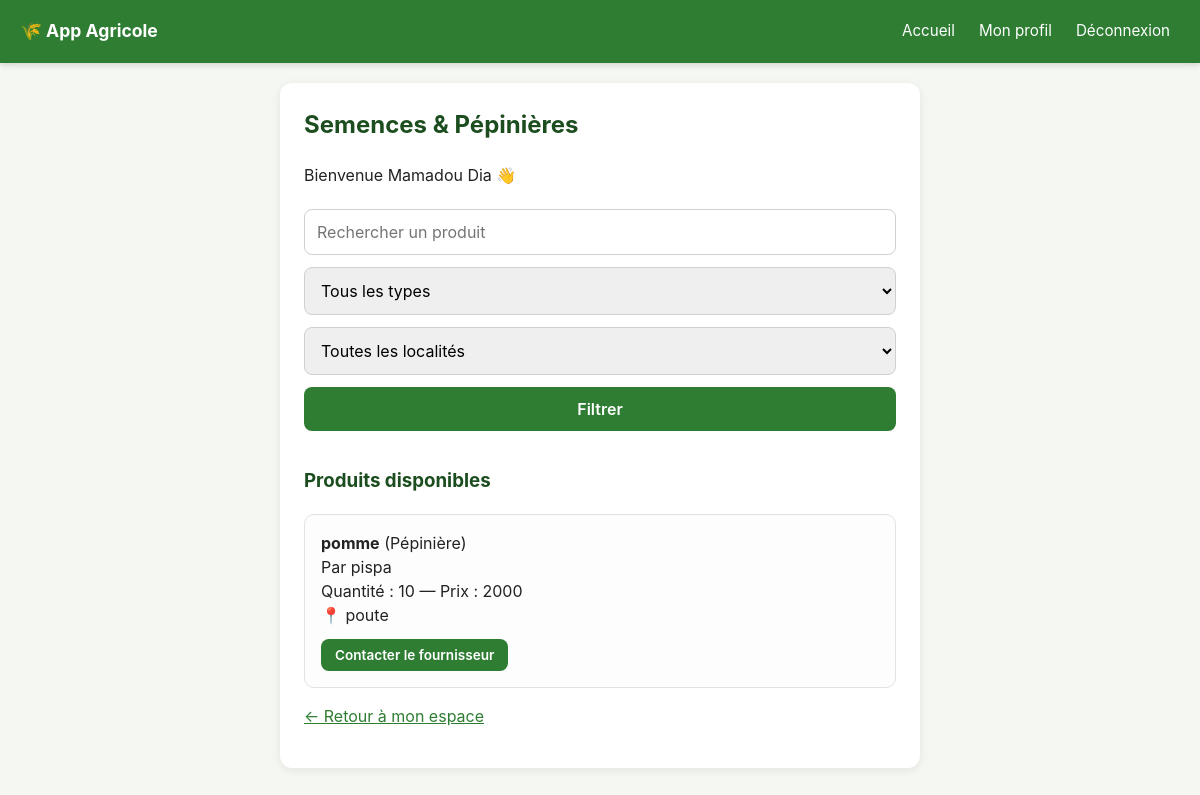
The page /semences-pepinieres (signed in) on the database its author committed.
### tables this page shows
CREATE TABLE produits_fournisseur (
            id INTEGER PRIMARY KEY AUTOINCREMENT,
            fournisseur_id INTEGER NOT NULL,
            nom TEXT NOT NULL,
            type_produit TEXT NOT NULL CHECK(type_produit IN ('semence', 'pepiniere')),
            variete TEXT,
            duree_croissance TEXT,
            quantite TEXT NOT NULL,
            prix TEXT NOT NULL,
            localite TEXT NOT NULL,
            description TEXT,
            photo TEXT,
            statut TEXT NOT NULL DEFAULT 'disponible' CHECK(statut IN ('disponible', 'epuise')),
            date_creation TEXT DEFAULT CURRENT_TIMESTAMP,
            FOREIGN KEY (fournisseur_id) REFERENCES "utilisateurs_ancien" (id)
        );

CREATE TABLE utilisateurs (
                id INTEGER PRIMARY KEY AUTOINCREMENT,
                nom TEXT NOT NULL,
                email TEXT NOT NULL UNIQUE,
                mot_de_passe TEXT NOT NULL,
                role TEXT NOT NULL CHECK(role IN ('client', 'agriculteur', 'fournisseur', 'financeur'))
            );

### app.py (the view)
@app.route("/semences-pepinieres")
def semences_pepinieres():
    if not utilisateur_connecte() or session["role"] != "agriculteur":
        return redirect(url_for("connexion"))
    recherche = request.args.get("recherche", "").strip()
    localite = request.args.get("localite", "").strip()
    type_produit = request.args.get("type_produit", "").strip()
    requete = """
        SELECT produits_fournisseur.*, utilisateurs.nom AS nom_fournisseur
        FROM produits_fournisseur
        JOIN utilisateurs ON produits_fournisseur.fournisseur_id = utilisateurs.id
        WHERE produits_fournisseur.statut = 'disponible'
    """
    parametres = []
    if recherche:
        requete += " AND produits_fournisseur.nom LIKE ?"
        parametres.append(f"%{recherche}%")
    if localite:
        requete += " AND produits_fournisseur.localite LIKE ?"
        parametres.append(f"%{localite}%")
    if type_produit in ("semence", "pepiniere"):
        requete += " AND produits_fournisseur.type_produit = ?"
        parametres.append(type_produit)
    requete += " ORDER BY produits_fournisseur.date_creation DESC"
    connexion_bd = get_connexion()
    produits = connexion_bd.execute(requete, parametres).fetchall()
    localites = connexion_bd.execute(
        "SELECT DISTINCT localite FROM produits_fournisseur WHERE statut = 'disponible' ORDER BY localite"
    ).fetchall()
    connexion_bd.close()
    return render_template(
        "semences_pepinieres.html", nom=session["nom"], produits=produits,
        localites=localites, recherche=recherche, localite_choisie=localite, type_choisi=type_produit
    )

### app.py (called while the page is built)
def utilisateur_connecte():
    return "utilisateur_id" in session

### database.py (called while the page is built)
def get_connexion():
    if UTILISE_POSTGRES:
        connexion_brute = psycopg2.connect(
            DATABASE_URL, cursor_factory=psycopg2.extras.RealDictCursor
        )
    else:
        connexion_brute = sqlite3.connect(DB_NAME)
        connexion_brute.row_factory = sqlite3.Row
    return ConnexionCompatible(connexion_brute)

    def execute(self, requete, parametres=()):
        curseur = self._connexion.cursor()
        if UTILISE_POSTGRES:
            requete = requete.replace("?", "%s")
        curseur.execute(requete, parametres)
        return curseur

    def close(self):
        self._connexion.close()

### templates/semences_pepinieres.html (shortened to what this page needs)
{% extends "base.html" %}
{% block contenu %}
    <h2>Semences & Pépinières</h2>
    <p>Bienvenue {{ nom }} 👋</p>
    <form method="GET">
        <input type="text" name="recherche" placeholder="Rechercher un produit" value="{{ recherche }}">
        <select name="type_produit">
            <option value="">Tous les types</option>
        </select>
        <select name="localite">
            <option value="">Toutes les localités</option>
        </select>
        <button type="submit">Filtrer</button>
    </form>
    <h3 style="margin-top: 30px;">Produits disponibles</h3>
    {% if produits %}
        {% for produit in produits %}
            <div class="carte-recolte">
                <div>
                    <strong>{{ produit.nom }}</strong>
                    ({{ 'Semence' if produit.type_produit == 'semence' else 'Pépinière' }})<br>
                    Par {{ produit.nom_fournisseur }}<br>
                    Quantité : {{ produit.quantite }} — Prix : {{ produit.prix }}<br>
                    📍 {{ produit.localite }}
                    <div style="margin-top: 8px;">
                        <a href="{{ url_for('contacter_fournisseur', produit_id=produit.id) }}"><button type="button">Contacter le fournisseur</button></a>
                    </div>
                </div>
            </div>
        {% endfor %}
    {% else %}
        <p>Aucun produit ne correspond à ta recherche.</p>
    {% endif %}
    <p><a href="{{ url_for('espace_agriculteur') }}">← Retour à mon espace</a></p>
{% endblock %}

### templates/base.html (style rules this page uses)
* { box-sizing: border-box; }
body { font-family: -apple-system, BlinkMacSystemFont, "Segoe UI", Arial, sans-serif; background-color: #f4f7f2; margin: 0; padding: 0; color: #222; line-height: 1.5; }
h1, h2, h3 { color: #1b4d1e; margin-top: 0; }
input, select, textarea, button { width: 100%; padding: 12px; margin: 6px 0; border-radius: 8px; border: 1px solid #d0d0d0; font-family: inherit; font-size: 1em; }
.carte-recolte { border: 1px solid #e2e2e2; border-radius: 10px; padding: 16px; margin-bottom: 14px; display: flex; gap: 15px; flex-wrap: wrap; background: #fcfdfc; }
.carte-recolte > div { flex: 1; min-width: 200px; }
.carte-recolte button { width: auto; padding: 8px 14px; font-size: 0.85em; margin: 4px 4px 0 0; }
button { background-color: #2e7d32; color: white; border: none; cursor: pointer; font-weight: 600; transition: background-color 0.15s; }
a { color: #2e7d32; }

### rows shown on the page
produits_fournisseur: nom "pomme", type_produit "Pépinière", nom_fournisseur "pispa", quantite "10", prix "2000", localite "poute"

### other values the page prints
{{ nom }} "Mamadou Dia"
